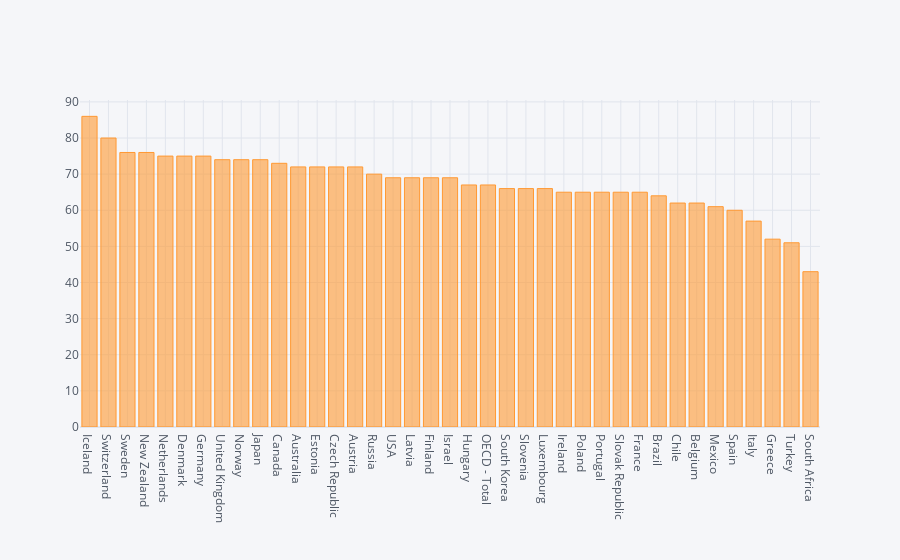

Here is the notebook cell this chart was saved with:
### Code cell
df.set_index('Country')['Employment rate as pct'].sort_values(ascending=False).iplot(kind='bar')

### Figure 1 — Plotly figure (JSON) as saved in the notebook; plotly's stock layout.template omitted (floating-point values rounded to 4 significant figures)
{"data": [{"marker": {"color": "rgba(255, 153, 51, 0.6)", "line": {"color": "rgba(255, 153, 51, 1.0)", "width": 1}}, "name": "Employment rate as pct", "orientation": "v", "text": "", "type": "bar", "x": ["Iceland", "Switzerland", "Sweden", "New Zealand", "Netherlands", "Denmark", "Germany", "United Kingdom", "Norway", "Japan", "Canada", "Australia", "Estonia", "Czech Republic", "Austria", "Russia", "USA", "Latvia", "Finland", "Israel", "Hungary", "OECD - Total", "South Korea", "Slovenia", "Luxembourg", "Ireland", "Poland", "Portugal", "Slovak Republic", "France", "Brazil", "Chile", "Belgium", "Mexico", "Spain", "Italy", "Greece", "Turkey", "South Africa"], "y": [86, 80, 76, 76, 75, 75, 75, 74, 74, 74, 73, 72, 72, 72, 72, 70, 69, 69, 69, 69, 67, 67, 66, 66, 66, 65, 65, 65, 65, 65, 64, 62, 62, 61, 60, 57, 52, 51, 43]}], "layout": {"autosize": true, "legend": {"bgcolor": "#F5F6F9", "font": {"color": "#4D5663"}}, "paper_bgcolor": "#F5F6F9", "plot_bgcolor": "#F5F6F9", "title": {"font": {"color": "#4D5663"}}, "xaxis": {"autorange": true, "gridcolor": "#E1E5ED", "range": [-0.5, 38.5], "showgrid": true, "tickfont": {"color": "#4D5663"}, "title": {"font": {"color": "#4D5663"}, "text": ""}, "type": "category", "zerolinecolor": "#E1E5ED"}, "yaxis": {"autorange": true, "gridcolor": "#E1E5ED", "range": [0, 90.53], "showgrid": true, "tickfont": {"color": "#4D5663"}, "title": {"font": {"color": "#4D5663"}, "text": ""}, "type": "linear", "zerolinecolor": "#E1E5ED"}}}
